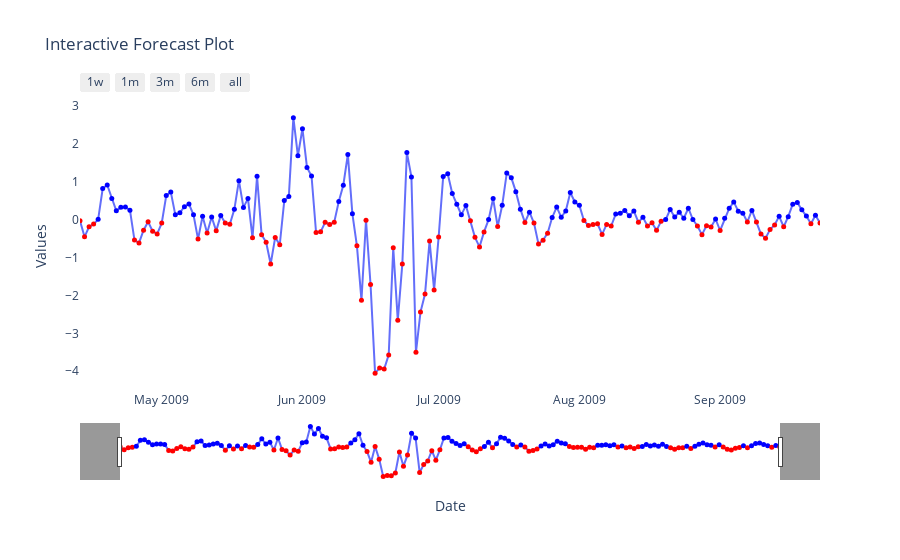

Source (notebook cell):
### Code cell
import plotly.graph_objs as go
from plotly.subplots import make_subplots

# Create a continuous date range that includes both historical and forecast dates
last_hist_date = df7.index[-1]
forecast_dates = pd.date_range(start=last_hist_date, periods=91, freq='D')[1:]
forecast_values = forecast_three_months.values

# Combine historical and forecast data into one series for plotting
combined_dates = df7.index.append(forecast_dates)
combined_values = df7.values.tolist() + forecast_values.tolist()

# Create figure
fig = go.Figure()

# Add combined historical and forecast data trace
fig.add_trace(
    go.Scatter(
        x=combined_dates, y=combined_values, name="Historical and Forecast Data",
        mode='lines+markers',
        marker=dict(color=['blue' if val > 0 else 'red' for val in combined_values],  # Color change based on value
        size=5),  # Smaller marker size
        hoverinfo='text',  # Custom hover text
        text=[f'{date.strftime("%Y-%m-%d")}<br>{val:.2f}' for date, val in zip(combined_dates, combined_values)],  # Date and value
    )
)

# Update layout for a clean look
fig.update_layout(
    title="Interactive Forecast Plot",
    xaxis_title="Date",
    yaxis_title="Values",
    legend_title="Legend",
    hovermode="closest",  # Show hover for the closest point
    plot_bgcolor='white',  # White background
    xaxis=dict(
        rangeselector=dict(
            buttons=list([
                dict(count=7, label="1w", step="day", stepmode="backward"),
                dict(count=12, label="1m", step="month", stepmode="backward"),
                dict(count=4, label="3m", step="month", stepmode="backward"),
                dict(count=2, label="6m", step="month", stepmode="backward"),
                dict(step="all")
            ])
        ),
        rangeslider=dict(visible=True),
        type="date",
        range=[combined_dates.min(), combined_dates.max()]
    ),
    legend=dict(yanchor="top", y=0.99, xanchor="left", x=0.01)
)

# Show plot
fig.show()

### Figure 1 — Plotly figure (JSON) as saved in the notebook; plotly's stock layout.template omitted (floating-point values rounded to 4 significant figures; data arrays with more than 128 entries replaced by an {"elided": "..."} marker saying what was removed)
{"data": [{"hoverinfo": "text", "marker": {"color": {"elided": "164 str values"}, "size": 5}, "mode": "lines+markers", "name": "Historical and Forecast Data", "text": {"elided": "164 str values"}, "type": "scatter", "x": {"elided": "164 str values"}, "y": {"elided": "164 float values"}}], "layout": {"hovermode": "closest", "legend": {"title": {"text": "Legend"}, "x": 0.01, "xanchor": "left", "y": 0.99, "yanchor": "top"}, "plot_bgcolor": "white", "title": {"text": "Interactive Forecast Plot"}, "xaxis": {"range": ["2009-04-13T00:00:00", "2009-09-23T00:00:00"], "rangeselector": {"buttons": [{"count": 7, "label": "1w", "step": "day", "stepmode": "backward"}, {"count": 12, "label": "1m", "step": "month", "stepmode": "backward"}, {"count": 4, "label": "3m", "step": "month", "stepmode": "backward"}, {"count": 2, "label": "6m", "step": "month", "stepmode": "backward"}, {"step": "all"}]}, "rangeslider": {"visible": true}, "title": {"text": "Date"}, "type": "date"}, "yaxis": {"title": {"text": "Values"}}}}
